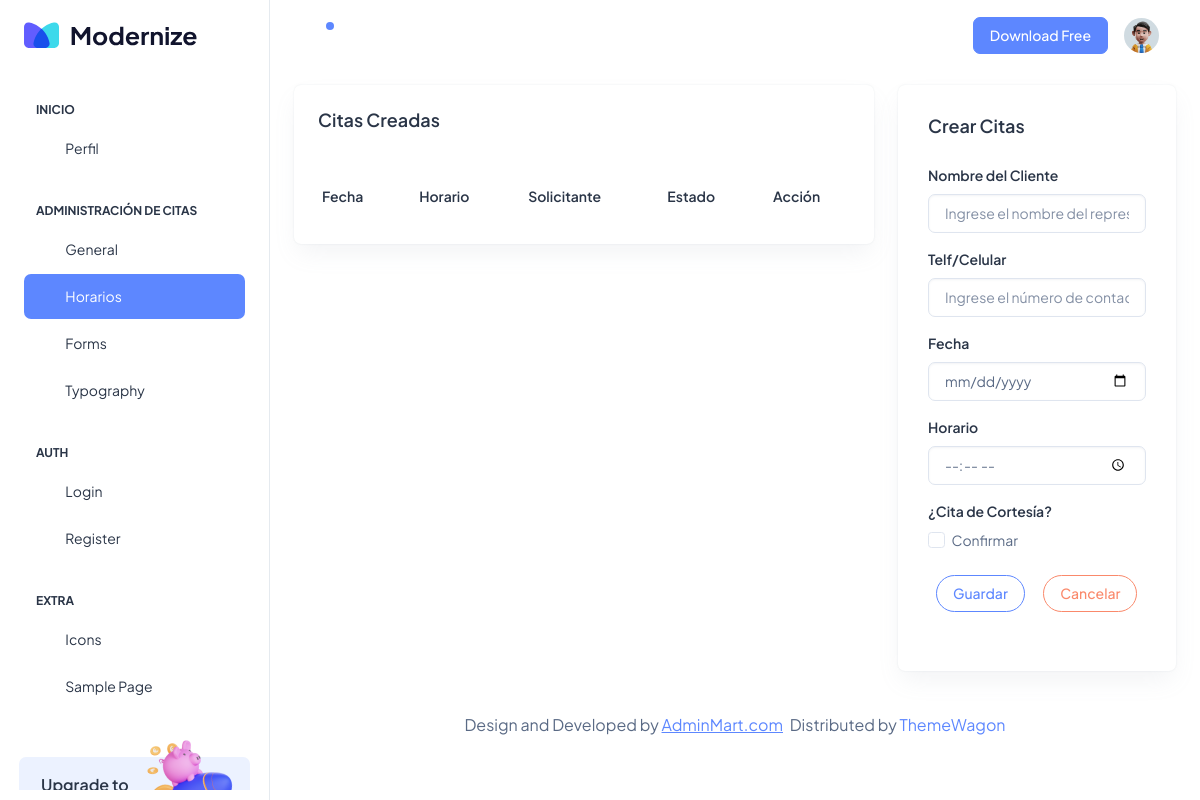
Before: /adci_fechacitas/ with the older database file.
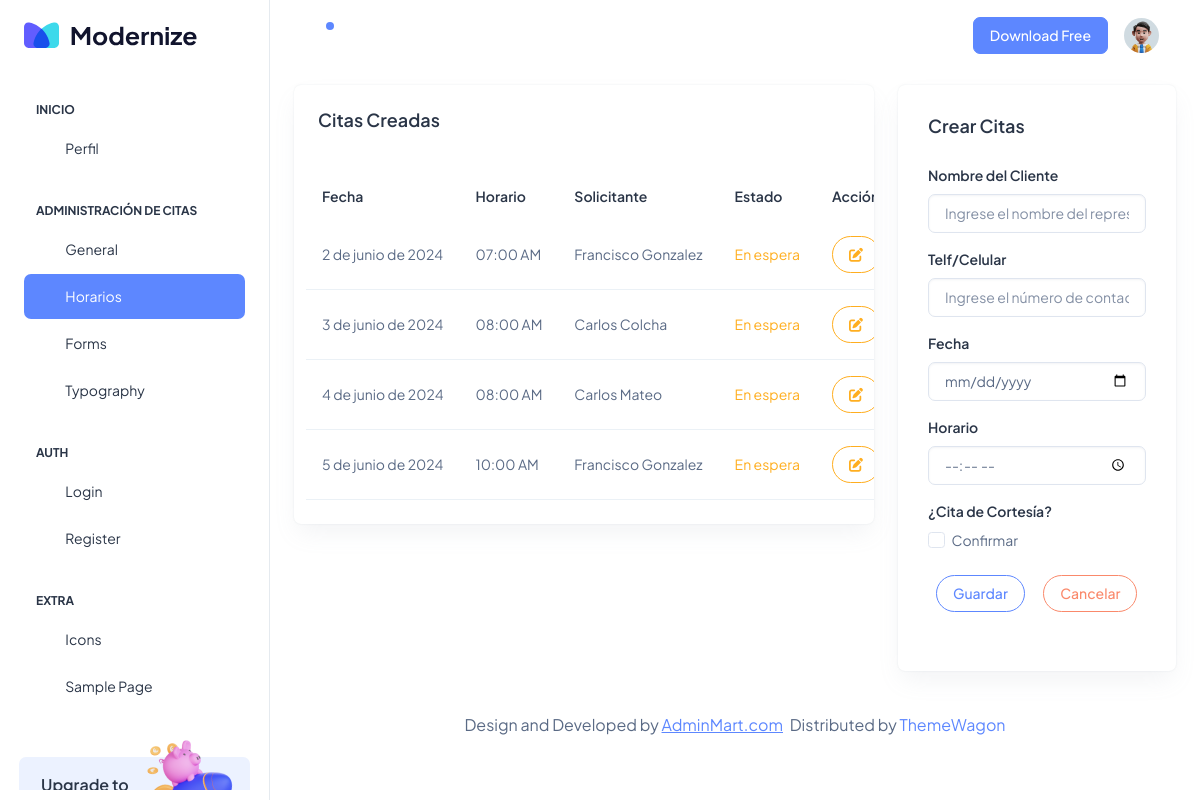
After: the same page with the newer database file.
### Aplicaciones/Citas/models.py (models this page shows, shortened)
class CitaSol(models.Model):
    id=models.AutoField(primary_key=True)
    fech_da=models.DateField()
    time_da=models.TimeField()
    cort_da=models.BooleanField(default=False)
    nom_da=models.CharField(max_length=150)
    telf_da=models.CharField(max_length=10)
    est_da=models.BooleanField(default=False)

### Aplicaciones/Citas/views.py (the view)
# urls.py: path('adci_fechacitas/',views.adci_fechacitas),
def adci_fechacitas (request):
    horariobdd=DiaHorario.objects.all()
    horabdd=HorasDia.objects.all()
    citabdd=CitaSol.objects.all()
    return render(request,'adci_fechacitas.html',{'horarios':horariobdd,'horas':horabdd,'citas':citabdd})

### Aplicaciones/Citas/templates/adci_fechacitas.html (shortened to what the changed rows need)
{% extends 'adci_plantilla.html' %}
{% block usci_contenido %}
<div class="col-lg-8">
  <div class="row">
    <div class="col-lg-12">
      <div class="card overflow-hidden">
        <div class="card-body p-4">
          <h5 class="card-title mb-9 fw-semibold">Citas Creadas</h5><br>
          <div class="row align-items-center">
            <table id="tbl_horarios" class="table text-nowrap mb-0 align-middle">
              <thead class="text-dark fs-4">
                <tr>
                  <th class="border-bottom-0">
                    <h6 class="fw-semibold mb-0">Fecha</h6>
                  </th>
                  <th class="border-bottom-0">
                    <h6 class="fw-semibold mb-0">Horario</h6>
                  </th>
                  <th class="border-bottom-0">
                    <h6 class="fw-semibold mb-0">Solicitante</h6>
                  </th>
                  <th class="border-bottom-0">
                    <h6 class="fw-semibold mb-0">Estado</h6>
                  </th>
                  <th class="border-bottom-0">
                    <h6 class="fw-semibold mb-0">Acción</h6>
                  </th>
                </tr>
              </thead>
              <tbody>
                {% for cita in citas %}
                  <tr>
                      <td>{{ cita.fech_da }}</td>
                      <td>
                          {% if cita.time_da.hour < 12 %}
                              {{ cita.time_da|time:"h:i" }} AM
                          {% else %}
                              {{ cita.time_da|time:"h:i" }} PM
                          {% endif %}
                      </td>
                      <td>{{cita.nom_da}}</td>
                      <td>
                        {% if cita.est_da %}
                        <span class="text-info">Realizados</span>
                        {% else %}
                        <span class="text-warning">En espera</span>
                        {% endif %}
                      </td>
                      <td>
                        <button type="button" class="btn btn-outline-warning rounded-pill" data-bs-toggle="modal" data-bs-target="#exampleModal"
                          data-id="{{ cita.id }}" data-diah="{{ cita.fech_da|date:'Y-m-d' }}" data-horario="{{ cita.time_da|time:'h:i' }}" data-nom="{{cita.nom_da}}" data-telf={{cita.telf_da}}
                          data-cortesia="{{cita.cort_da}}">
                           <i class="fas fa-edit"></i>
                        </button>
                      </td>
                  </tr>
                  {% endfor %}
              </tbody>
            </table>
          </div>
        </div>
      </div>
    </div>
  </div>
</div>
{% endblock %}

Changed rows visible on the page:
added CitaSol: fech_da "2 de junio de 2024", time_da "07:00", nom_da "Francisco Gonzalez", est_da "En espera"
added CitaSol: fech_da "3 de junio de 2024", time_da "08:00", nom_da "Carlos Colcha", est_da "En espera"
added CitaSol: fech_da "4 de junio de 2024", time_da "08:00", nom_da "Carlos Mateo", est_da "En espera"
added CitaSol: fech_da "5 de junio de 2024", time_da "10:00", nom_da "Francisco Gonzalez", est_da "En espera"
